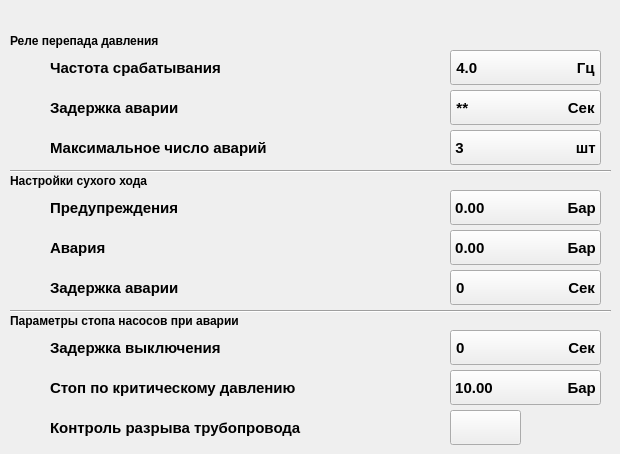
     <widget class="QWidget" name="Settings_Station_Settings_Emergency_Modes_page">
      <widget class="QLabel" name="label_200">
       <property name="geometry">
        <rect>
         <x>10</x>
         <y>30</y>
         <width>191</width>
         <height>21</height>
        </rect>
       </property>
       <property name="font">
        <font>
         <family>Arial</family>
         <pointsize>9</pointsize>
         <weight>75</weight>
         <bold>true</bold>
        </font>
       </property>
       <property name="text">
        <string>Реле перепада давления</string>
       </property>
      </widget>
      <widget class="QLabel" name="station_settings_emergency_modes_icon_label_1">
       <property name="geometry">
        <rect>
         <x>10</x>
         <y>50</y>
         <width>40</width>
         <height>35</height>
        </rect>
       </property>
       <property name="text">
        <string/>
       </property>
      </widget>
      <widget class="QLabel" name="station_settings_emergency_modes_icon_label_2">
       <property name="geometry">
        <rect>
         <x>10</x>
         <y>90</y>
         <width>40</width>
         <height>35</height>
        </rect>
       </property>
       <property name="text">
        <string/>
       </property>
      </widget>
      <widget class="QLabel" name="station_settings_emergency_modes_icon_label_3">
       <property name="geometry">
        <rect>
         <x>10</x>
         <y>130</y>
         <width>40</width>
         <height>35</height>
        </rect>
       </property>
       <property name="text">
        <string/>
       </property>
      </widget>
      <widget class="Line" name="station_settings_emergency_modes_line_1">
       <property name="geometry">
        <rect>
         <x>10</x>
         <y>170</y>
         <width>601</width>
         <height>2</height>
        </rect>
       </property>
       <property name="frameShadow">
        <enum>QFrame::Sunken</enum>
       </property>
       <property name="orientation">
        <enum>Qt::Horizontal</enum>
       </property>
      </widget>
      <widget class="QLabel" name="station_settings_emergency_modes_icon_label_4">
       <property name="geometry">
        <rect>
         <x>10</x>
         <y>190</y>
         <width>40</width>
         <height>35</height>
        </rect>
       </property>
       <property name="text">
        <string/>
       </property>
      </widget>
      <widget class="QLabel" name="label_205">
       <property name="geometry">
        <rect>
         <x>10</x>
         <y>170</y>
         <width>191</width>
         <height>21</height>
        </rect>
       </property>
       <property name="font">
        <font>
         <family>Arial</family>
         <pointsize>9</pointsize>
         <weight>75</weight>
         <bold>true</bold>
        </font>
       </property>
       <property name="text">
        <string>Настройки сухого хода</string>
       </property>
      </widget>
      <widget class="QLabel" name="station_settings_emergency_modes_icon_label_5">
       <property name="geometry">
        <rect>
         <x>10</x>
         <y>230</y>
         <width>40</width>
         <height>35</height>
        </rect>
       </property>
       <property name="text">
        <string/>
       </property>
      </widget>
      <widget class="QLabel" name="station_settings_emergency_modes_icon_label_6">
       <property name="geometry">
        <rect>
         <x>10</x>
         <y>270</y>
         <width>40</width>
         <height>35</height>
        </rect>
       </property>
       <property name="text">
        <string/>
       </property>
      </widget>
      <widget class="QLabel" name="label_208">
       <property name="geometry">
        <rect>
         <x>10</x>
         <y>310</y>
         <width>231</width>
         <height>21</height>
        </rect>
       </property>
       <property name="font">
        <font>
         <family>Arial</family>
         <pointsize>9</pointsize>
         <weight>75</weight>
         <bold>true</bold>
        </font>
       </property>
       <property name="text">
        <string>Параметры стопа насосов при аварии</string>
       </property>
      </widget>
      <widget class="Line" name="station_settings_emergency_modes_line_2">
       <property name="geometry">
        <rect>
         <x>10</x>
         <y>310</y>
         <width>601</width>
         <height>2</height>
        </rect>
       </property>
       <property name="frameShadow">
        <enum>QFrame::Sunken</enum>
       </property>
       <property name="orientation">
        <enum>Qt::Horizontal</enum>
       </property>
      </widget>
      <widget class="QLabel" name="station_settings_emergency_modes_icon_label_7">
       <property name="geometry">
        <rect>
         <x>10</x>
         <y>330</y>
         <width>40</width>
         <height>35</height>
        </rect>
       </property>
       <property name="text">
        <string/>
       </property>
      </widget>
      <widget class="QLabel" name="station_settings_emergency_modes_icon_label_8">
       <property name="geometry">
        <rect>
         <x>10</x>
         <y>370</y>
         <width>40</width>
         <height>35</height>
        </rect>
       </property>
       <property name="text">
        <string/>
       </property>
      </widget>
      <widget class="QLabel" name="station_settings_emergency_modes_icon_label_9">
       <property name="geometry">
        <rect>
         <x>10</x>
         <y>410</y>
         <width>40</width>
         <height>35</height>
        </rect>
       </property>
       <property name="text">
        <string/>
       </property>
      </widget>
      <widget class="QLabel" name="label_210">
       <property name="geometry">
        <rect>
         <x>50</x>
         <y>50</y>
         <width>331</width>
         <height>35</height>
        </rect>
       </property>
       <property name="font">
        <font>
         <family>Arial</family>
         <pointsize>11</pointsize>
         <weight>75</weight>
         <bold>true</bold>
        </font>
       </property>
       <property name="text">
        <string>Частота срабатывания</string>
       </property>
      </widget>
      <widget class="QLabel" name="label_213">
       <property name="geometry">
        <rect>
         <x>50</x>
         <y>90</y>
         <width>331</width>
         <height>35</height>
        </rect>
       </property>
       <property name="font">
        <font>
         <family>Arial</family>
         <pointsize>11</pointsize>
         <weight>75</weight>
         <bold>true</bold>
        </font>
       </property>
       <property name="text">
        <string>Задержка аварии</string>
       </property>
      </widget>
      <widget class="QLabel" name="label_214">
       <property name="geometry">
        <rect>
         <x>50</x>
         <y>130</y>
         <width>331</width>
         <height>35</height>
        </rect>
       </property>
       <property name="font">
        <font>
         <family>Arial</family>
         <pointsize>11</pointsize>
         <weight>75</weight>
         <bold>true</bold>
        </font>
       </property>
       <property name="text">
        <string>Максимальное число аварий</string>
       </property>
      </widget>
      <widget class="QLabel" name="label_215">
       <property name="geometry">
        <rect>
         <x>50</x>
         <y>190</y>
         <width>331</width>
         <height>35</height>
        </rect>
       </property>
       <property name="font">
        <font>
         <family>Arial</family>
         <pointsize>11</pointsize>
         <weight>75</weight>
         <bold>true</bold>
        </font>
       </property>
       <property name="text">
        <string>Предупреждения</string>
       </property>
      </widget>
      <widget class="QLabel" name="label_216">
       <property name="geometry">
        <rect>
         <x>50</x>
         <y>230</y>
         <width>331</width>
         <height>35</height>
        </rect>
       </property>
       <property name="font">
        <font>
         <family>Arial</family>
         <pointsize>11</pointsize>
         <weight>75</weight>
         <bold>true</bold>
        </font>
       </property>
       <property name="text">
        <string>Авария</string>
       </property>
      </widget>
      <widget class="QLabel" name="label_217">
       <property name="geometry">
        <rect>
         <x>50</x>
         <y>270</y>
         <width>331</width>
         <height>35</height>
        </rect>
       </property>
       <property name="font">
        <font>
         <family>Arial</family>
         <pointsize>11</pointsize>
         <weight>75</weight>
         <bold>true</bold>
        </font>
       </property>
       <property name="text">
        <string>Задержка аварии</string>
       </property>
      </widget>
      <widget class="QLabel" name="label_218">
       <property name="geometry">
        <rect>
         <x>50</x>
         <y>330</y>
         <width>331</width>
         <height>35</height>
        </rect>
       </property>
       <property name="font">
        <font>
         <family>Arial</family>
         <pointsize>11</pointsize>
         <weight>75</weight>
         <bold>true</bold>
        </font>
       </property>
       <property name="text">
        <string>Задержка выключения</string>
       </property>
      </widget>
      <widget class="QLabel" name="label_219">
       <property name="geometry">
        <rect>
         <x>50</x>
         <y>370</y>
         <width>331</width>
         <height>35</height>
        </rect>
       </property>
       <property name="font">
        <font>
         <family>Arial</family>
         <pointsize>11</pointsize>
         <weight>75</weight>
         <bold>true</bold>
        </font>
       </property>
       <property name="text">
        <string>Стоп по критическому давлению</string>
       </property>
      </widget>
      <widget class="QLabel" name="label_220">
       <property name="geometry">
        <rect>
         <x>50</x>
         <y>410</y>
         <width>331</width>
         <height>35</height>
        </rect>
       </property>
       <property name="font">
        <font>
         <family>Arial</family>
         <pointsize>11</pointsize>
         <weight>75</weight>
         <bold>true</bold>
        </font>
       </property>
       <property name="text">
        <string>Контроль разрыва трубопровода</string>
       </property>
      </widget>
      <widget class="QLabel" name="shield_55_label">
       <property name="geometry">
        <rect>
         <x>410</x>
         <y>50</y>
         <width>40</width>
         <height>35</height>
        </rect>
       </property>
       <property name="text">
        <string/>
       </property>
      </widget>
      <widget class="QLabel" name="shield_56_label">
       <property name="geometry">
        <rect>
         <x>410</x>
         <y>90</y>
         <width>40</width>
         <height>35</height>
        </rect>
       </property>
       <property name="text">
        <string/>
       </property>
      </widget>
      <widget class="QLabel" name="shield_57_label">
       <property name="geometry">
        <rect>
         <x>410</x>
         <y>130</y>
         <width>40</width>
         <height>35</height>
        </rect>
       </property>
       <property name="text">
        <string/>
       </property>
      </widget>
      <widget class="QLabel" name="shield_58_label">
       <property name="geometry">
        <rect>
         <x>410</x>
         <y>190</y>
         <width>40</width>
         <height>35</height>
        </rect>
       </property>
       <property name="text">
        <string/>
       </property>
      </widget>
      <widget class="QLabel" name="shield_59_label">
       <property name="geometry">
        <rect>
         <x>410</x>
         <y>230</y>
         <width>40</width>
         <height>35</height>
        </rect>
       </property>
       <property name="text">
        <string/>
       </property>
      </widget>
      <widget class="QLabel" name="shield_60_label">
       <property name="geometry">
        <rect>
         <x>410</x>
         <y>270</y>
         <width>40</width>
         <height>35</height>
        </rect>
       </property>
       <property name="text">
        <string/>
       </property>
      </widget>
      <widget class="QLabel" name="shield_61_label">
       <property name="geometry">
        <rect>
         <x>410</x>
         <y>330</y>
         <width>40</width>
         <height>35</height>
        </rect>
       </property>
       <property name="text">
        <string/>
       </property>
      </widget>
      <widget class="QLabel" name="shield_62_label">
       <property name="geometry">
        <rect>
         <x>410</x>
         <y>370</y>
         <width>40</width>
         <height>35</height>
        </rect>
       </property>
       <property name="text">
        <string/>
       </property>
      </widget>
      <widget class="QPushButton" name="station_settings_emergency_modes_differential_operating_frequency_14PumpStartConfirmationFrequency_pushButton">
       <property name="geometry">
        <rect>
         <x>450</x>
         <y>50</y>
         <width>151</width>
         <height>35</height>
        </rect>
       </property>
       <property name="font">
        <font>
         <family>Arial</family>
         <pointsize>11</pointsize>
         <weight>75</weight>
         <bold>true</bold>
        </font>
       </property>
       <property name="text">
        <string>4.0                        Гц</string>
       </property>
      </widget>
      <widget class="QPushButton" name="station_settings_emergency_modes_differential_failure_delay_14PumpStartConfirmationAlarmDelay_pushButton">
       <property name="geometry">
        <rect>
         <x>450</x>
         <y>90</y>
         <width>151</width>
         <height>35</height>
        </rect>
       </property>
       <property name="font">
        <font>
         <family>Arial</family>
         <pointsize>11</pointsize>
         <weight>75</weight>
         <bold>true</bold>
        </font>
       </property>
       <property name="text">
        <string>**                        Сек</string>
       </property>
      </widget>
      <widget class="QPushButton" name="station_settings_emergency_modes_differential_maximum_number_of_failures_14MaxAlarmConfirmationStartPump_pushButton">
       <property name="geometry">
        <rect>
         <x>450</x>
         <y>130</y>
         <width>151</width>
         <height>35</height>
        </rect>
       </property>
       <property name="font">
        <font>
         <family>Arial</family>
         <pointsize>11</pointsize>
         <weight>75</weight>
         <bold>true</bold>
        </font>
       </property>
       <property name="text">
        <string>3                           шт</string>
       </property>
      </widget>
      <widget class="QPushButton" name="station_settings_emergency_modes_dry_warnings_pushButton">
       <property name="geometry">
        <rect>
         <x>450</x>
         <y>190</y>
         <width>151</width>
         <height>35</height>
        </rect>
       </property>
       <property name="font">
        <font>
         <family>Arial</family>
         <pointsize>11</pointsize>
         <weight>75</weight>
         <bold>true</bold>
        </font>
       </property>
       <property name="text">
        <string>0.00                    Бар</string>
       </property>
      </widget>
      <widget class="QPushButton" name="station_settings_emergency_modes_dry_failure_pushButton">
       <property name="geometry">
        <rect>
         <x>450</x>
         <y>230</y>
         <width>151</width>
         <height>35</height>
        </rect>
       </property>
       <property name="font">
        <font>
         <family>Arial</family>
         <pointsize>11</pointsize>
         <weight>75</weight>
         <bold>true</bold>
        </font>
       </property>
       <property name="text">
        <string>0.00                    Бар</string>
       </property>
      </widget>
      <widget class="QPushButton" name="station_settings_emergency_modes_dry_failure_delay_pushButton">
       <property name="geometry">
        <rect>
         <x>450</x>
         <y>270</y>
         <width>151</width>
         <height>35</height>
        </rect>
       </property>
       <property name="font">
        <font>
         <family>Arial</family>
         <pointsize>11</pointsize>
         <weight>75</weight>
         <bold>true</bold>
        </font>
       </property>
       <property name="text">
        <string>0                         Сек</string>
       </property>
      </widget>
      <widget class="QPushButton" name="station_settings_emergency_modes_shutdown_delay_pushButton">
       <property name="geometry">
        <rect>
         <x>450</x>
         <y>330</y>
         <width>151</width>
         <height>35</height>
        </rect>
       </property>
       <property name="font">
        <font>
         <family>Arial</family>
         <pointsize>11</pointsize>
         <weight>75</weight>
         <bold>true</bold>
        </font>
       </property>
       <property name="text">
        <string>0                         Сек</string>
       </property>
      </widget>
      <widget class="QPushButton" name="station_settings_emergency_modes_critical_pressure_to_shutdown_14CriticalPressureAlarmThreshold_pushButton">
       <property name="geometry">
        <rect>
         <x>450</x>
         <y>370</y>
         <width>151</width>
         <height>35</height>
        </rect>
       </property>
       <property name="font">
        <font>
         <family>Arial</family>
         <pointsize>11</pointsize>
         <weight>75</weight>
         <bold>true</bold>
        </font>
       </property>
       <property name="text">
        <string>10.00                  Бар</string>
       </property>
      </widget>
      <widget class="QPushButton" name="station_settings_emergency_modes_control_pipeline_rupture_pushButton">
       <property name="geometry">
        <rect>
         <x>450</x>
         <y>410</y>
         <width>71</width>
         <height>35</height>
        </rect>
       </property>
       <property name="font">
        <font>
         <family>Arial</family>
         <pointsize>11</pointsize>
         <weight>75</weight>
         <bold>true</bold>
        </font>
       </property>
       <property name="text">
        <string/>
       </property>
      </widget>
      <widget class="QLabel" name="shield_63_label">
       <property name="geometry">
        <rect>
         <x>410</x>
         <y>410</y>
         <width>40</width>
         <height>35</height>
        </rect>
       </property>
       <property name="text">
        <string/>
       </property>
      </widget>
     </widget>
